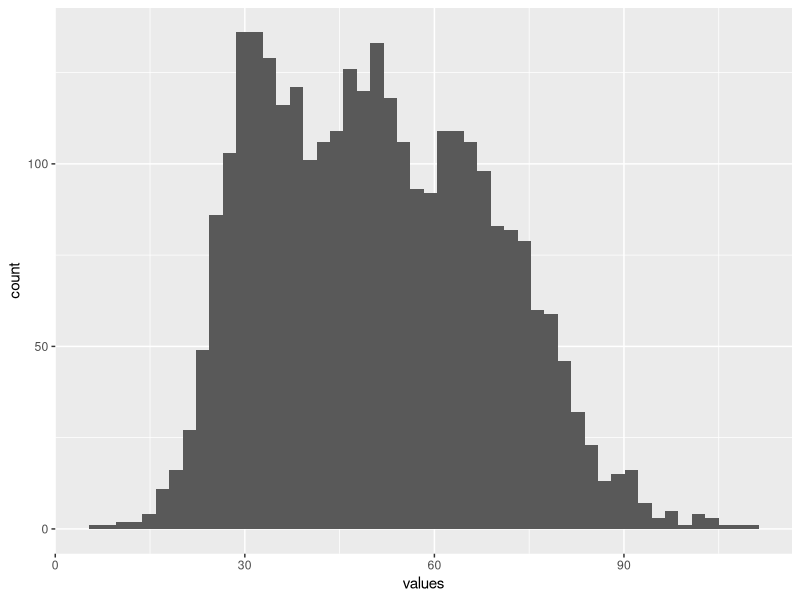
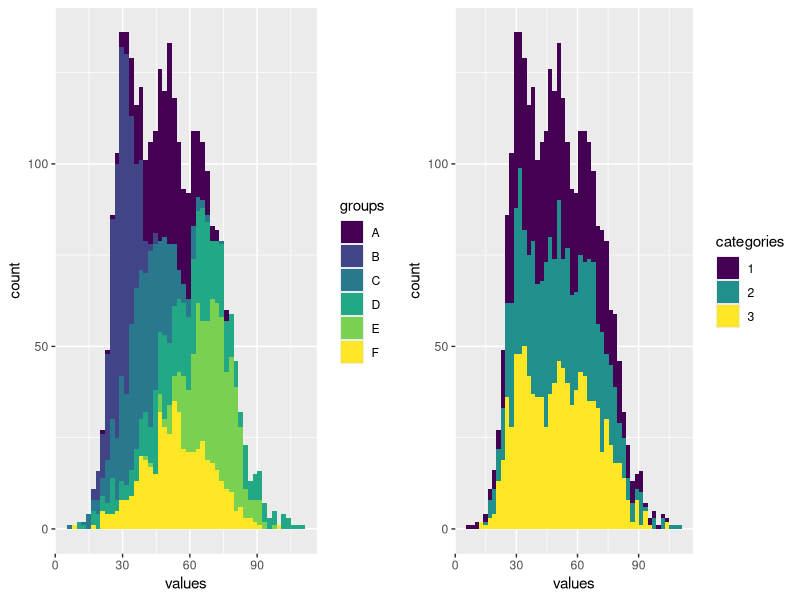
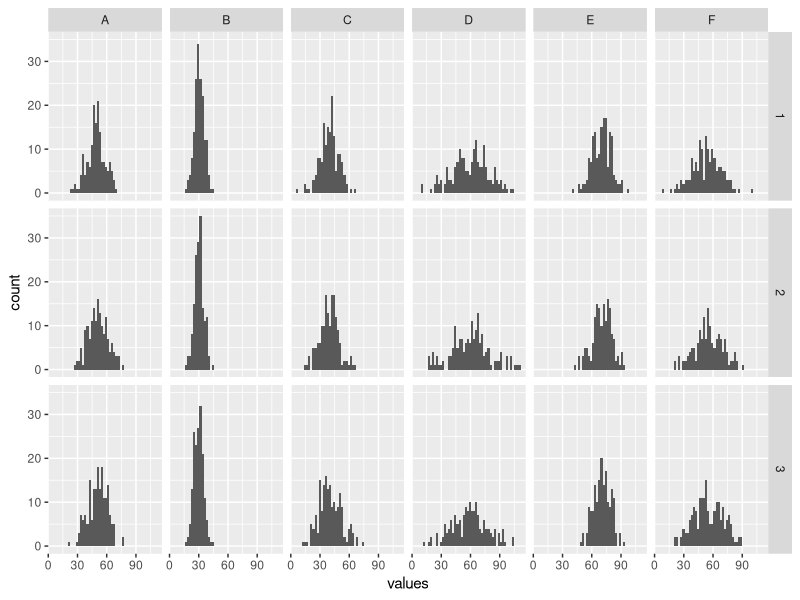
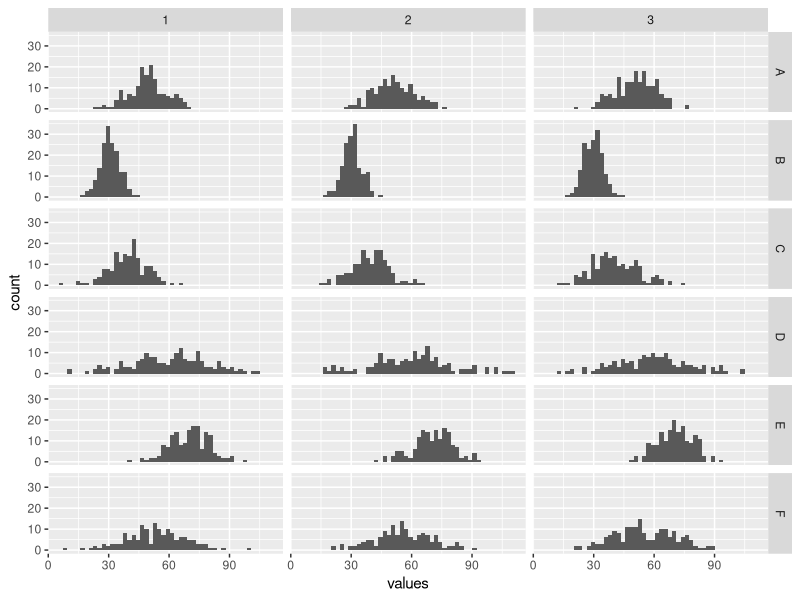
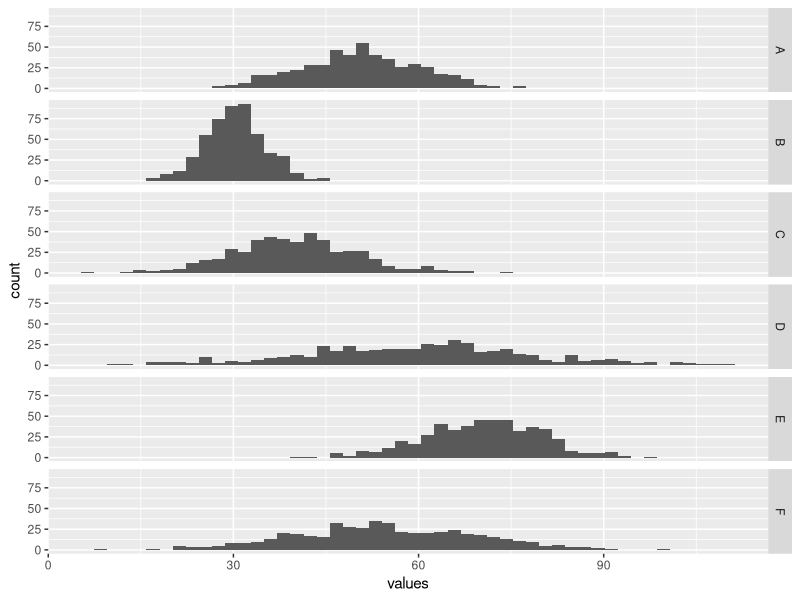
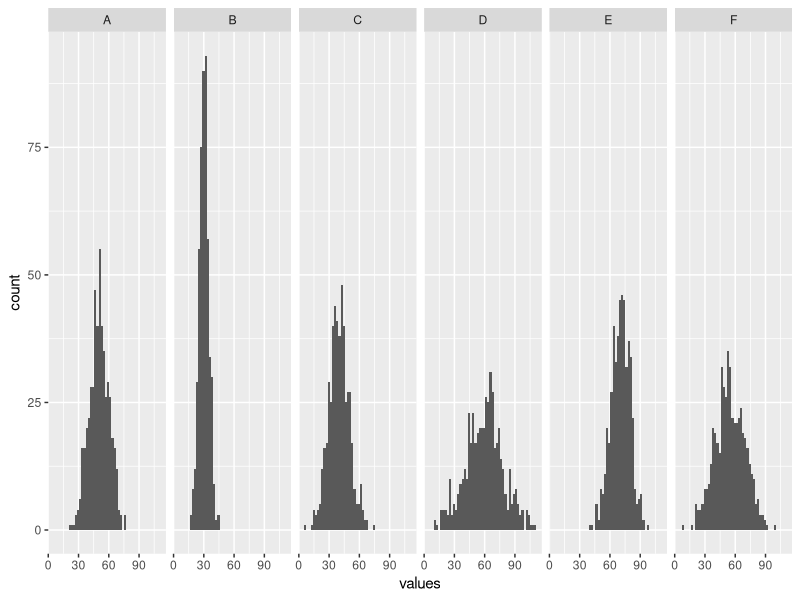
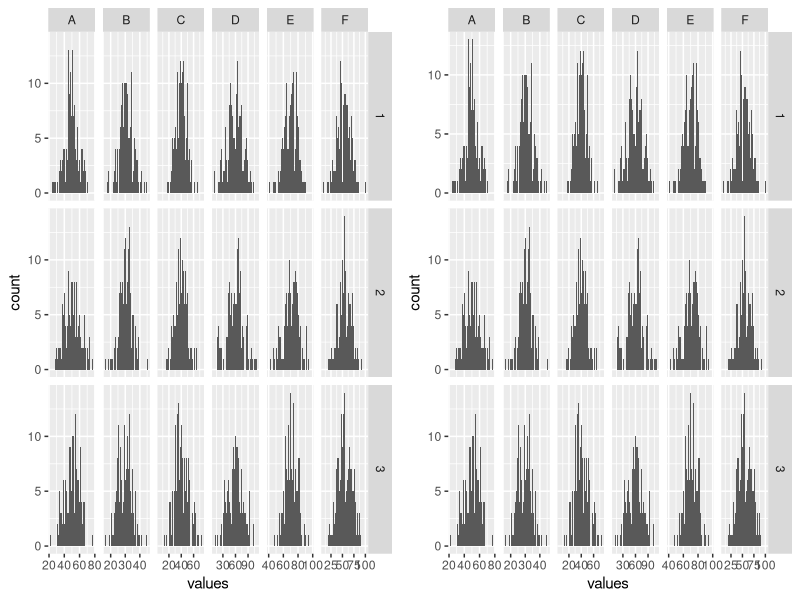

Write R code to recreate these figures, in order.
## ---- chunk 1
knitr::opts_chunk$set(echo = TRUE, fig.align='center')

# title: facet_grid
# author: jonathan
# revised: 14/3/2020 

WEB <- c("https://bioceed.uib.no/dropfolder/bioSTATS/Rmd/Visualizing/Faceted/facet_grid.html")
GIT <- c("https://github.com/jonathansoule/biostats/blob/master/Visualizing/Faceted/facet_grid.Rmd")
library(ggplot2)
library(gridExtra)
# predictor variables
groups <- c(rep("A", 500), rep("B", 500), rep("C", 500), rep("D", 500), rep("E", 500), rep("F", 500))
categories <- as.factor(floor(runif(3000, min=1, max=4)))
# response variable
values <- c(rnorm(500, mean=50, sd=10), rnorm(500, mean=30, sd=5), rnorm(500, mean=40, sd=10), rnorm(500, mean=60, sd=20), rnorm(500, mean=70, sd=10), rnorm(500, mean=55, sd=15))
# dataframe
df <- data.frame(groups, categories, values)
## ---- chunk 2
ggplot(df, aes(values)) +    
  geom_histogram(bins=50)
## ---- chunk 3
grid.arrange(
  ggplot(df, aes(values, fill=groups)) +        # left plot, levels of groups
    geom_histogram(bins=50) +
    scale_fill_viridis_d(),
  ggplot(df, aes(values, fill=categories)) +    # right plot, levels of categories
    geom_histogram(bins=50) +
    scale_fill_viridis_d(),
  ncol=2)
## ---- chunk 4
ggplot(df, aes(values)) +
  geom_histogram(bins=50) +
  facet_grid(categories~groups)
## ---- chunk 5
ggplot(df, aes(values)) +
  geom_histogram(bins=50) +
  facet_grid(groups~categories)
## ---- chunk 6
ggplot(df, aes(values)) +
  geom_histogram(bins=50) +
  scale_fill_viridis_d() +
  facet_grid(rows = vars(groups))
## ---- chunk 7
ggplot(df, aes(values)) +
  geom_histogram(bins=50) +
  facet_grid(cols = vars(groups))
## ---- chunk 8
grid.arrange(
  ggplot(df, aes(values)) +    # left plot, free_y
    geom_histogram(bins=50) +
    facet_grid(categories~groups, scales = "free_x") ,
  ggplot(df, aes(values)) +    # right plot, free
    geom_histogram(bins=50) +
    facet_grid(categories~groups, scales = "free"),
  ncol=2)
